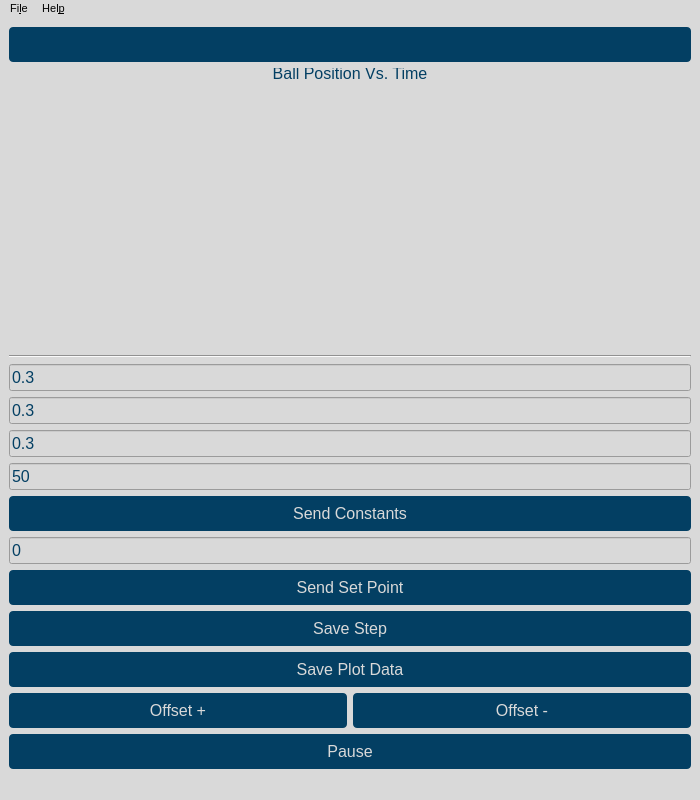
<?xml version="1.0" encoding="UTF-8"?>
<ui version="4.0">
 <class>balance_beam</class>
 <widget class="QMainWindow" name="balance_beam">
  <property name="enabled">
   <bool>true</bool>
  </property>
  <property name="geometry">
   <rect>
    <x>0</x>
    <y>0</y>
    <width>700</width>
    <height>800</height>
   </rect>
  </property>
  <property name="minimumSize">
   <size>
    <width>428</width>
    <height>625</height>
   </size>
  </property>
  <property name="maximumSize">
   <size>
    <width>700</width>
    <height>800</height>
   </size>
  </property>
  <property name="font">
   <font>
    <family>Segoe UI</family>
    <pointsize>12</pointsize>
    <underline>false</underline>
   </font>
  </property>
  <property name="windowTitle">
   <string>CyDAQ</string>
  </property>
  <property name="styleSheet">
   <string notr="true">background-color: #d9d9d9;</string>
  </property>
  <widget class="QWidget" name="centralwidget">
   <property name="maximumSize">
    <size>
     <width>700</width>
     <height>900</height>
    </size>
   </property>
   <property name="layoutDirection">
    <enum>Qt::LeftToRight</enum>
   </property>
   <property name="styleSheet">
    <string notr="true">QWidget {
	font-family: &quot;Segoe UI&quot;;
	font-size: 16px;
	color: #033f63;
}

QPushButton {
	background-color: #033f63;
	color: #d9d9d9;
	border-radius: 4px;
	padding: 8px 16px;
}

#sampling_rate_label, #input_label, #filter_label, #mid_corner_label, #low_corner_label, #high_corner_label {
	font-size: 20px;
	text-align: center;
	color: #98012e;
}</string>
   </property>
   <layout class="QVBoxLayout" name="verticalLayout">
    <item>
     <widget class="QPushButton" name="home_btn">
      <property name="text">
       <string/>
      </property>
      <property name="icon">
       <iconset resource="basic_operation.qrc">
        <normaloff>:/assets/assets/home_icon.png</normaloff>:/assets/assets/home_icon.png</iconset>
      </property>
     </widget>
    </item>
    <item>
     <widget class="QWidget" name="graph" native="true">
      <widget class="QLabel" name="graph_label">
       <property name="enabled">
        <bool>true</bool>
       </property>
       <property name="geometry">
        <rect>
         <x>0</x>
         <y>-10</y>
         <width>682</width>
         <height>31</height>
        </rect>
       </property>
       <property name="cursor">
        <cursorShape>ArrowCursor</cursorShape>
       </property>
       <property name="text">
        <string>Ball Position Vs. Time</string>
       </property>
       <property name="alignment">
        <set>Qt::AlignCenter</set>
       </property>
      </widget>
     </widget>
    </item>
    <item>
     <widget class="Line" name="line">
      <property name="orientation">
       <enum>Qt::Horizontal</enum>
      </property>
     </widget>
    </item>
    <item>
     <layout class="QHBoxLayout" name="horizontalLayout">
      <item>
       <widget class="QLineEdit" name="kp_input">
        <property name="text">
         <string>0.3</string>
        </property>
       </widget>
      </item>
     </layout>
    </item>
    <item>
     <layout class="QHBoxLayout" name="horizontalLayout_2">
      <item>
       <widget class="QLineEdit" name="ki_input">
        <property name="text">
         <string>0.3</string>
        </property>
       </widget>
      </item>
     </layout>
    </item>
    <item>
     <layout class="QHBoxLayout" name="horizontalLayout_3">
      <item>
       <widget class="QLineEdit" name="kd_input">
        <property name="text">
         <string>0.3</string>
        </property>
       </widget>
      </item>
     </layout>
    </item>
    <item>
     <layout class="QHBoxLayout" name="horizontalLayout_4">
      <item>
       <widget class="QLineEdit" name="n_input">
        <property name="text">
         <string>50</string>
        </property>
       </widget>
      </item>
     </layout>
    </item>
    <item>
     <widget class="QPushButton" name="send_constants_btn">
      <property name="text">
       <string>Send Constants</string>
      </property>
     </widget>
    </item>
    <item>
     <layout class="QHBoxLayout" name="horizontalLayout_6">
      <item>
       <widget class="QLineEdit" name="set_cm_input">
        <property name="text">
         <string>0</string>
        </property>
       </widget>
      </item>
     </layout>
    </item>
    <item>
     <widget class="QPushButton" name="send_set_point_btn">
      <property name="text">
       <string>Send Set Point</string>
      </property>
     </widget>
    </item>
    <item>
     <widget class="QPushButton" name="save_step_btn">
      <property name="text">
       <string>Save Step</string>
      </property>
     </widget>
    </item>
    <item>
     <widget class="QPushButton" name="save_plot_data_btn">
      <property name="text">
       <string>Save Plot Data</string>
      </property>
     </widget>
    </item>
    <item>
     <layout class="QHBoxLayout" name="horizontalLayout_8">
      <item>
       <widget class="QPushButton" name="offset_inc_btn">
        <property name="text">
         <string>Offset +</string>
        </property>
       </widget>
      </item>
      <item>
       <widget class="QPushButton" name="offset_dec_btn">
        <property name="text">
         <string>Offset -</string>
        </property>
       </widget>
      </item>
     </layout>
    </item>
    <item>
     <widget class="QPushButton" name="pause_btn">
      <property name="text">
       <string>Pause</string>
      </property>
     </widget>
    </item>
   </layout>
  </widget>
  <widget class="QMenuBar" name="menubar">
   <property name="geometry">
    <rect>
     <x>0</x>
     <y>0</y>
     <width>700</width>
     <height>19</height>
    </rect>
   </property>
   <property name="font">
    <font>
     <pointsize>8</pointsize>
    </font>
   </property>
   <widget class="QMenu" name="menuFile">
    <property name="title">
     <string>Fi&amp;le</string>
    </property>
    <addaction name="actionRestart"/>
    <addaction name="actionQuit"/>
   </widget>
   <widget class="QMenu" name="menuHelp">
    <property name="title">
     <string>Hel&amp;p</string>
    </property>
    <addaction name="actionPing_CyDAQ"/>
   </widget>
   <addaction name="menuFile"/>
   <addaction name="menuHelp"/>
  </widget>
  <widget class="QStatusBar" name="statusbar"/>
  <action name="actionRestart">
   <property name="text">
    <string>&amp;Restart</string>
   </property>
  </action>
  <action name="actionQuit">
   <property name="text">
    <string>&amp;Quit</string>
   </property>
  </action>
  <action name="actionPing_CyDAQ">
   <property name="text">
    <string>&amp;Ping CyDAQ</string>
   </property>
  </action>
 </widget>
 <resources>
  <include location="basic_operation.qrc"/>
 </resources>
 <connections/>
</ui>
